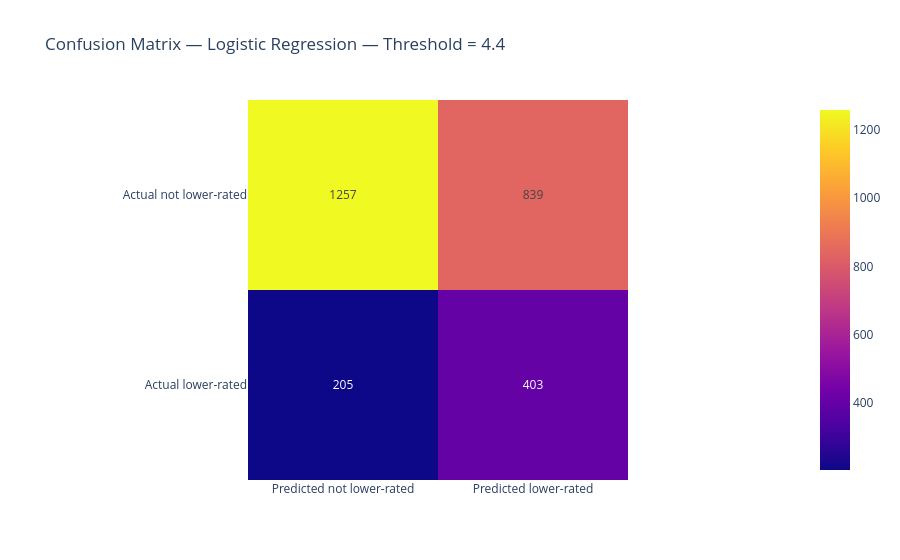
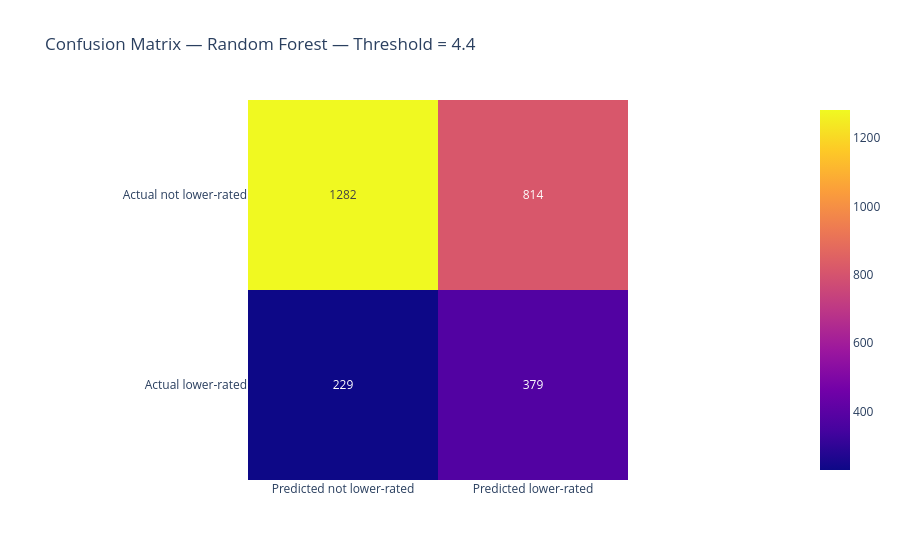

These figures' notebook cell, in order:
### Markdown cell above
## 13. Confusion Matrices

### Code cell
log_cm = confusion_matrix(y_test, logistic_pred)
rf_cm = confusion_matrix(y_test, rf_pred)

log_cm_df = pd.DataFrame(
    log_cm,
    index=["Actual not lower-rated", "Actual lower-rated"],
    columns=["Predicted not lower-rated", "Predicted lower-rated"]
)

rf_cm_df = pd.DataFrame(
    rf_cm,
    index=["Actual not lower-rated", "Actual lower-rated"],
    columns=["Predicted not lower-rated", "Predicted lower-rated"]
)

fig = px.imshow(
    log_cm_df,
    text_auto=True,
    title=f"Confusion Matrix — Logistic Regression — Threshold = {selected_threshold}"
)
fig.show()

fig = px.imshow(
    rf_cm_df,
    text_auto=True,
    title=f"Confusion Matrix — Random Forest — Threshold = {selected_threshold}"
)
fig.show()

### Figure 1 — Plotly figure (JSON) as saved in the notebook; plotly's stock layout.template omitted (floating-point values rounded to 4 significant figures)
{"data": [{"coloraxis": "coloraxis", "hovertemplate": "x: %{x}<br>y: %{y}<br>color: %{z}<extra></extra>", "name": "0", "texttemplate": "%{z}", "type": "heatmap", "x": ["Predicted not lower-rated", "Predicted lower-rated"], "xaxis": "x", "y": ["Actual not lower-rated", "Actual lower-rated"], "yaxis": "y", "z": [[1257, 839], [205, 403]]}], "layout": {"coloraxis": {"colorscale": [[0, "#0d0887"], [0.1111, "#46039f"], [0.2222, "#7201a8"], [0.3333, "#9c179e"], [0.4444, "#bd3786"], [0.5556, "#d8576b"], [0.6667, "#ed7953"], [0.7778, "#fb9f3a"], [0.8889, "#fdca26"], [1, "#f0f921"]]}, "title": {"text": "Confusion Matrix — Logistic Regression — Threshold = 4.4"}, "xaxis": {"anchor": "y", "constrain": "domain", "domain": [0, 1], "scaleanchor": "y"}, "yaxis": {"anchor": "x", "autorange": "reversed", "constrain": "domain", "domain": [0, 1]}}}

### Figure 2 — Plotly figure (JSON) as saved in the notebook; plotly's stock layout.template omitted (floating-point values rounded to 4 significant figures)
{"data": [{"coloraxis": "coloraxis", "hovertemplate": "x: %{x}<br>y: %{y}<br>color: %{z}<extra></extra>", "name": "0", "texttemplate": "%{z}", "type": "heatmap", "x": ["Predicted not lower-rated", "Predicted lower-rated"], "xaxis": "x", "y": ["Actual not lower-rated", "Actual lower-rated"], "yaxis": "y", "z": [[1282, 814], [229, 379]]}], "layout": {"coloraxis": {"colorscale": [[0, "#0d0887"], [0.1111, "#46039f"], [0.2222, "#7201a8"], [0.3333, "#9c179e"], [0.4444, "#bd3786"], [0.5556, "#d8576b"], [0.6667, "#ed7953"], [0.7778, "#fb9f3a"], [0.8889, "#fdca26"], [1, "#f0f921"]]}, "title": {"text": "Confusion Matrix — Random Forest — Threshold = 4.4"}, "xaxis": {"anchor": "y", "constrain": "domain", "domain": [0, 1], "scaleanchor": "y"}, "yaxis": {"anchor": "x", "autorange": "reversed", "constrain": "domain", "domain": [0, 1]}}}
